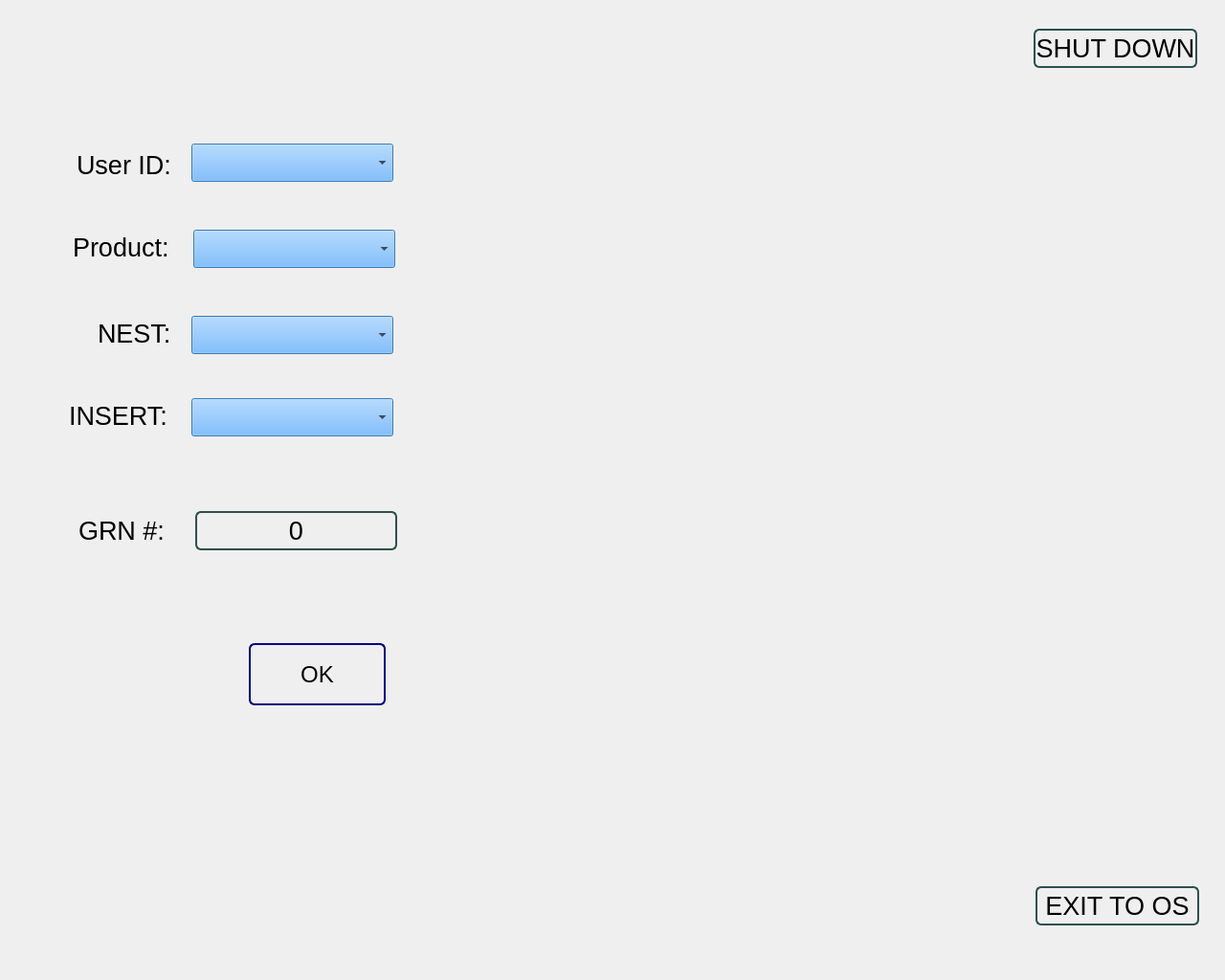
<?xml version="1.0" encoding="UTF-8"?>
<ui version="4.0">
 <class>dlg_setup_product</class>
 <widget class="QDialog" name="dlg_setup_product">
  <property name="geometry">
   <rect>
    <x>0</x>
    <y>0</y>
    <width>1280</width>
    <height>1024</height>
   </rect>
  </property>
  <property name="windowTitle">
   <string>Setup product</string>
  </property>
  <widget class="QDialogButtonBox" name="btnOK">
   <property name="geometry">
    <rect>
     <x>260</x>
     <y>672</y>
     <width>143</width>
     <height>65</height>
    </rect>
   </property>
   <property name="font">
    <font>
     <pointsize>16</pointsize>
    </font>
   </property>
   <property name="autoFillBackground">
    <bool>true</bool>
   </property>
   <property name="styleSheet">
    <string notr="true"> QPushButton {
	border-style: ridge;
     border: 2px solid DarkSlateGray;
     border-radius: 6px;
     background-color: qlineargradient(x1: 0, y1: 0, x2: 0, y2: 1,
                                       stop: 0 #f6f7fa, stop: 1 #dadbde);
     width: 140px;
     height:  65px;
	font: 24px;
 }

 QPushButton:pressed {
     background-color: qlineargradient(x1: 0, y1: 0, x2: 0, y2: 1,
                                       stop: 0 #dadbde, stop: 1 #f6f7fa);
 }

 QPushButton:!enabled {
     background-color:DarkGray;
 }


 QPushButton:default {
     border-color: navy; /* make the default button prominent */
 }</string>
   </property>
   <property name="orientation">
    <enum>Qt::Horizontal</enum>
   </property>
   <property name="standardButtons">
    <set>QDialogButtonBox::Ok</set>
   </property>
  </widget>
  <widget class="QLabel" name="lbl_gnr">
   <property name="enabled">
    <bool>true</bool>
   </property>
   <property name="geometry">
    <rect>
     <x>82</x>
     <y>536</y>
     <width>96</width>
     <height>36</height>
    </rect>
   </property>
   <property name="font">
    <font>
     <pointsize>20</pointsize>
    </font>
   </property>
   <property name="text">
    <string>GRN #:</string>
   </property>
  </widget>
  <widget class="QLabel" name="lbl_product_id">
   <property name="geometry">
    <rect>
     <x>76</x>
     <y>240</y>
     <width>106</width>
     <height>36</height>
    </rect>
   </property>
   <property name="font">
    <font>
     <pointsize>20</pointsize>
    </font>
   </property>
   <property name="text">
    <string>Product:</string>
   </property>
  </widget>
  <widget class="QComboBox" name="cb_product">
   <property name="geometry">
    <rect>
     <x>202</x>
     <y>240</y>
     <width>211</width>
     <height>40</height>
    </rect>
   </property>
   <property name="palette">
    <palette>
     <active>
      <colorrole role="Button">
       <brush brushstyle="SolidPattern">
        <color alpha="255">
         <red>85</red>
         <green>170</green>
         <blue>255</blue>
        </color>
       </brush>
      </colorrole>
      <colorrole role="Base">
       <brush brushstyle="SolidPattern">
        <color alpha="255">
         <red>85</red>
         <green>170</green>
         <blue>255</blue>
        </color>
       </brush>
      </colorrole>
      <colorrole role="Window">
       <brush brushstyle="SolidPattern">
        <color alpha="255">
         <red>85</red>
         <green>170</green>
         <blue>255</blue>
        </color>
       </brush>
      </colorrole>
     </active>
     <inactive>
      <colorrole role="Button">
       <brush brushstyle="SolidPattern">
        <color alpha="255">
         <red>85</red>
         <green>170</green>
         <blue>255</blue>
        </color>
       </brush>
      </colorrole>
      <colorrole role="Base">
       <brush brushstyle="SolidPattern">
        <color alpha="255">
         <red>85</red>
         <green>170</green>
         <blue>255</blue>
        </color>
       </brush>
      </colorrole>
      <colorrole role="Window">
       <brush brushstyle="SolidPattern">
        <color alpha="255">
         <red>85</red>
         <green>170</green>
         <blue>255</blue>
        </color>
       </brush>
      </colorrole>
     </inactive>
     <disabled>
      <colorrole role="Button">
       <brush brushstyle="SolidPattern">
        <color alpha="255">
         <red>85</red>
         <green>170</green>
         <blue>255</blue>
        </color>
       </brush>
      </colorrole>
      <colorrole role="Base">
       <brush brushstyle="SolidPattern">
        <color alpha="255">
         <red>85</red>
         <green>170</green>
         <blue>255</blue>
        </color>
       </brush>
      </colorrole>
      <colorrole role="Window">
       <brush brushstyle="SolidPattern">
        <color alpha="255">
         <red>85</red>
         <green>170</green>
         <blue>255</blue>
        </color>
       </brush>
      </colorrole>
     </disabled>
    </palette>
   </property>
   <property name="font">
    <font>
     <pointsize>20</pointsize>
    </font>
   </property>
   <property name="styleSheet">
    <string notr="true"/>
   </property>
  </widget>
  <widget class="QLabel" name="lbl_user_id">
   <property name="geometry">
    <rect>
     <x>80</x>
     <y>154</y>
     <width>106</width>
     <height>36</height>
    </rect>
   </property>
   <property name="font">
    <font>
     <pointsize>20</pointsize>
    </font>
   </property>
   <property name="text">
    <string>User ID:</string>
   </property>
  </widget>
  <widget class="QComboBox" name="cb_user">
   <property name="geometry">
    <rect>
     <x>200</x>
     <y>150</y>
     <width>211</width>
     <height>40</height>
    </rect>
   </property>
   <property name="palette">
    <palette>
     <active>
      <colorrole role="Button">
       <brush brushstyle="SolidPattern">
        <color alpha="255">
         <red>85</red>
         <green>170</green>
         <blue>255</blue>
        </color>
       </brush>
      </colorrole>
      <colorrole role="Base">
       <brush brushstyle="SolidPattern">
        <color alpha="255">
         <red>85</red>
         <green>170</green>
         <blue>255</blue>
        </color>
       </brush>
      </colorrole>
      <colorrole role="Window">
       <brush brushstyle="SolidPattern">
        <color alpha="255">
         <red>85</red>
         <green>170</green>
         <blue>255</blue>
        </color>
       </brush>
      </colorrole>
     </active>
     <inactive>
      <colorrole role="Button">
       <brush brushstyle="SolidPattern">
        <color alpha="255">
         <red>85</red>
         <green>170</green>
         <blue>255</blue>
        </color>
       </brush>
      </colorrole>
      <colorrole role="Base">
       <brush brushstyle="SolidPattern">
        <color alpha="255">
         <red>85</red>
         <green>170</green>
         <blue>255</blue>
        </color>
       </brush>
      </colorrole>
      <colorrole role="Window">
       <brush brushstyle="SolidPattern">
        <color alpha="255">
         <red>85</red>
         <green>170</green>
         <blue>255</blue>
        </color>
       </brush>
      </colorrole>
     </inactive>
     <disabled>
      <colorrole role="Button">
       <brush brushstyle="SolidPattern">
        <color alpha="255">
         <red>85</red>
         <green>170</green>
         <blue>255</blue>
        </color>
       </brush>
      </colorrole>
      <colorrole role="Base">
       <brush brushstyle="SolidPattern">
        <color alpha="255">
         <red>85</red>
         <green>170</green>
         <blue>255</blue>
        </color>
       </brush>
      </colorrole>
      <colorrole role="Window">
       <brush brushstyle="SolidPattern">
        <color alpha="255">
         <red>85</red>
         <green>170</green>
         <blue>255</blue>
        </color>
       </brush>
      </colorrole>
     </disabled>
    </palette>
   </property>
   <property name="font">
    <font>
     <pointsize>20</pointsize>
    </font>
   </property>
   <property name="styleSheet">
    <string notr="true"/>
   </property>
  </widget>
  <widget class="QPushButton" name="btn_exit_os">
   <property name="enabled">
    <bool>true</bool>
   </property>
   <property name="geometry">
    <rect>
     <x>1082</x>
     <y>926</y>
     <width>171</width>
     <height>41</height>
    </rect>
   </property>
   <property name="font">
    <font>
     <pointsize>20</pointsize>
    </font>
   </property>
   <property name="styleSheet">
    <string notr="true"> QPushButton {
	border-style: ridge;
     border: 2px solid DarkSlateGray;
     border-radius: 6px;
     background-color: qlineargradient(x1: 0, y1: 0, x2: 0, y2: 1,
                                       stop: 0 #f6f7fa, stop: 1 #dadbde);
 }

 QPushButton:pressed {
     background-color: qlineargradient(x1: 0, y1: 0, x2: 0, y2: 1,
                                       stop: 0 #dadbde, stop: 1 #f6f7fa);
 }

 QPushButton:!enabled {
     background-color:DarkGray;
 }
</string>
   </property>
   <property name="text">
    <string>EXIT TO OS</string>
   </property>
  </widget>
  <widget class="QPushButton" name="btn_shut_down">
   <property name="enabled">
    <bool>true</bool>
   </property>
   <property name="geometry">
    <rect>
     <x>1080</x>
     <y>30</y>
     <width>171</width>
     <height>41</height>
    </rect>
   </property>
   <property name="font">
    <font>
     <pointsize>20</pointsize>
    </font>
   </property>
   <property name="styleSheet">
    <string notr="true"> QPushButton {
	border-style: ridge;
     border: 2px solid DarkSlateGray;
     border-radius: 6px;
     background-color: qlineargradient(x1: 0, y1: 0, x2: 0, y2: 1,
                                       stop: 0 #f6f7fa, stop: 1 #dadbde);
 }

 QPushButton:pressed {
     background-color: qlineargradient(x1: 0, y1: 0, x2: 0, y2: 1,
                                       stop: 0 #dadbde, stop: 1 #f6f7fa);
 }

 QPushButton:!enabled {
     background-color:DarkGray;
 }
</string>
   </property>
   <property name="text">
    <string>SHUT DOWN</string>
   </property>
  </widget>
  <widget class="QPushButton" name="btn_grn">
   <property name="enabled">
    <bool>true</bool>
   </property>
   <property name="geometry">
    <rect>
     <x>204</x>
     <y>534</y>
     <width>211</width>
     <height>41</height>
    </rect>
   </property>
   <property name="font">
    <font>
     <pointsize>20</pointsize>
    </font>
   </property>
   <property name="styleSheet">
    <string notr="true"> QPushButton {
	border-style: ridge;
     border: 2px solid DarkSlateGray;
     border-radius: 6px;
     background-color: qlineargradient(x1: 0, y1: 0, x2: 0, y2: 1,
                                       stop: 0 #f6f7fa, stop: 1 #dadbde);
 }

 QPushButton:pressed {
     background-color: qlineargradient(x1: 0, y1: 0, x2: 0, y2: 1,
                                       stop: 0 #dadbde, stop: 1 #f6f7fa);
 }

 QPushButton:!enabled {
     background-color:DarkGray;
 }
</string>
   </property>
   <property name="text">
    <string>0</string>
   </property>
  </widget>
  <widget class="QLabel" name="lbl_nest_id">
   <property name="geometry">
    <rect>
     <x>102</x>
     <y>330</y>
     <width>79</width>
     <height>36</height>
    </rect>
   </property>
   <property name="font">
    <font>
     <pointsize>20</pointsize>
    </font>
   </property>
   <property name="text">
    <string>NEST:</string>
   </property>
  </widget>
  <widget class="QComboBox" name="cb_nest">
   <property name="geometry">
    <rect>
     <x>200</x>
     <y>330</y>
     <width>211</width>
     <height>40</height>
    </rect>
   </property>
   <property name="palette">
    <palette>
     <active>
      <colorrole role="Button">
       <brush brushstyle="SolidPattern">
        <color alpha="255">
         <red>85</red>
         <green>170</green>
         <blue>255</blue>
        </color>
       </brush>
      </colorrole>
      <colorrole role="Base">
       <brush brushstyle="SolidPattern">
        <color alpha="255">
         <red>85</red>
         <green>170</green>
         <blue>255</blue>
        </color>
       </brush>
      </colorrole>
      <colorrole role="Window">
       <brush brushstyle="SolidPattern">
        <color alpha="255">
         <red>85</red>
         <green>170</green>
         <blue>255</blue>
        </color>
       </brush>
      </colorrole>
     </active>
     <inactive>
      <colorrole role="Button">
       <brush brushstyle="SolidPattern">
        <color alpha="255">
         <red>85</red>
         <green>170</green>
         <blue>255</blue>
        </color>
       </brush>
      </colorrole>
      <colorrole role="Base">
       <brush brushstyle="SolidPattern">
        <color alpha="255">
         <red>85</red>
         <green>170</green>
         <blue>255</blue>
        </color>
       </brush>
      </colorrole>
      <colorrole role="Window">
       <brush brushstyle="SolidPattern">
        <color alpha="255">
         <red>85</red>
         <green>170</green>
         <blue>255</blue>
        </color>
       </brush>
      </colorrole>
     </inactive>
     <disabled>
      <colorrole role="Button">
       <brush brushstyle="SolidPattern">
        <color alpha="255">
         <red>85</red>
         <green>170</green>
         <blue>255</blue>
        </color>
       </brush>
      </colorrole>
      <colorrole role="Base">
       <brush brushstyle="SolidPattern">
        <color alpha="255">
         <red>85</red>
         <green>170</green>
         <blue>255</blue>
        </color>
       </brush>
      </colorrole>
      <colorrole role="Window">
       <brush brushstyle="SolidPattern">
        <color alpha="255">
         <red>85</red>
         <green>170</green>
         <blue>255</blue>
        </color>
       </brush>
      </colorrole>
     </disabled>
    </palette>
   </property>
   <property name="font">
    <font>
     <pointsize>20</pointsize>
    </font>
   </property>
   <property name="styleSheet">
    <string notr="true"/>
   </property>
  </widget>
  <widget class="QComboBox" name="cb_insert">
   <property name="geometry">
    <rect>
     <x>200</x>
     <y>416</y>
     <width>211</width>
     <height>40</height>
    </rect>
   </property>
   <property name="palette">
    <palette>
     <active>
      <colorrole role="Button">
       <brush brushstyle="SolidPattern">
        <color alpha="255">
         <red>85</red>
         <green>170</green>
         <blue>255</blue>
        </color>
       </brush>
      </colorrole>
      <colorrole role="Base">
       <brush brushstyle="SolidPattern">
        <color alpha="255">
         <red>85</red>
         <green>170</green>
         <blue>255</blue>
        </color>
       </brush>
      </colorrole>
      <colorrole role="Window">
       <brush brushstyle="SolidPattern">
        <color alpha="255">
         <red>85</red>
         <green>170</green>
         <blue>255</blue>
        </color>
       </brush>
      </colorrole>
     </active>
     <inactive>
      <colorrole role="Button">
       <brush brushstyle="SolidPattern">
        <color alpha="255">
         <red>85</red>
         <green>170</green>
         <blue>255</blue>
        </color>
       </brush>
      </colorrole>
      <colorrole role="Base">
       <brush brushstyle="SolidPattern">
        <color alpha="255">
         <red>85</red>
         <green>170</green>
         <blue>255</blue>
        </color>
       </brush>
      </colorrole>
      <colorrole role="Window">
       <brush brushstyle="SolidPattern">
        <color alpha="255">
         <red>85</red>
         <green>170</green>
         <blue>255</blue>
        </color>
       </brush>
      </colorrole>
     </inactive>
     <disabled>
      <colorrole role="Button">
       <brush brushstyle="SolidPattern">
        <color alpha="255">
         <red>85</red>
         <green>170</green>
         <blue>255</blue>
        </color>
       </brush>
      </colorrole>
      <colorrole role="Base">
       <brush brushstyle="SolidPattern">
        <color alpha="255">
         <red>85</red>
         <green>170</green>
         <blue>255</blue>
        </color>
       </brush>
      </colorrole>
      <colorrole role="Window">
       <brush brushstyle="SolidPattern">
        <color alpha="255">
         <red>85</red>
         <green>170</green>
         <blue>255</blue>
        </color>
       </brush>
      </colorrole>
     </disabled>
    </palette>
   </property>
   <property name="font">
    <font>
     <pointsize>20</pointsize>
    </font>
   </property>
   <property name="styleSheet">
    <string notr="true"/>
   </property>
  </widget>
  <widget class="QLabel" name="lbl_insert_id">
   <property name="geometry">
    <rect>
     <x>72</x>
     <y>416</y>
     <width>103</width>
     <height>36</height>
    </rect>
   </property>
   <property name="font">
    <font>
     <pointsize>20</pointsize>
    </font>
   </property>
   <property name="text">
    <string>INSERT:</string>
   </property>
  </widget>
 </widget>
 <resources/>
 <connections>
  <connection>
   <sender>btnOK</sender>
   <signal>accepted()</signal>
   <receiver>dlg_setup_product</receiver>
   <slot>accept()</slot>
   <hints>
    <hint type="sourcelabel">
     <x>361</x>
     <y>705</y>
    </hint>
    <hint type="destinationlabel">
     <x>485</x>
     <y>706</y>
    </hint>
   </hints>
  </connection>
  <connection>
   <sender>cb_product</sender>
   <signal>currentIndexChanged(int)</signal>
   <receiver>dlg_setup_product</receiver>
   <slot>cb_product_index_change()</slot>
   <hints>
    <hint type="sourcelabel">
     <x>412</x>
     <y>275</y>
    </hint>
    <hint type="destinationlabel">
     <x>455</x>
     <y>260</y>
    </hint>
   </hints>
  </connection>
  <connection>
   <sender>cb_user</sender>
   <signal>currentIndexChanged(int)</signal>
   <receiver>dlg_setup_product</receiver>
   <slot>cb_user_index_change()</slot>
   <hints>
    <hint type="sourcelabel">
     <x>410</x>
     <y>189</y>
    </hint>
    <hint type="destinationlabel">
     <x>447</x>
     <y>172</y>
    </hint>
   </hints>
  </connection>
  <connection>
   <sender>btn_shut_down</sender>
   <signal>clicked()</signal>
   <receiver>dlg_setup_product</receiver>
   <slot>btn_shut_down_click()</slot>
   <hints>
    <hint type="sourcelabel">
     <x>1734</x>
     <y>123</y>
    </hint>
    <hint type="destinationlabel">
     <x>1606</x>
     <y>128</y>
    </hint>
   </hints>
  </connection>
  <connection>
   <sender>btn_exit_os</sender>
   <signal>clicked()</signal>
   <receiver>dlg_setup_product</receiver>
   <slot>btn_exit_os_click()</slot>
   <hints>
    <hint type="sourcelabel">
     <x>1742</x>
     <y>979</y>
    </hint>
    <hint type="destinationlabel">
     <x>1626</x>
     <y>975</y>
    </hint>
   </hints>
  </connection>
  <connection>
   <sender>btn_grn</sender>
   <signal>clicked()</signal>
   <receiver>dlg_setup_product</receiver>
   <slot>btn_grn_click()</slot>
   <hints>
    <hint type="sourcelabel">
     <x>256</x>
     <y>574</y>
    </hint>
    <hint type="destinationlabel">
     <x>489</x>
     <y>558</y>
    </hint>
   </hints>
  </connection>
  <connection>
   <sender>cb_nest</sender>
   <signal>currentIndexChanged(int)</signal>
   <receiver>dlg_setup_product</receiver>
   <slot>cb_nest_index_change()</slot>
   <hints>
    <hint type="sourcelabel">
     <x>324</x>
     <y>349</y>
    </hint>
    <hint type="destinationlabel">
     <x>451</x>
     <y>351</y>
    </hint>
   </hints>
  </connection>
  <connection>
   <sender>cb_insert</sender>
   <signal>currentIndexChanged(int)</signal>
   <receiver>dlg_setup_product</receiver>
   <slot>cb_insert_index_change()</slot>
   <hints>
    <hint type="sourcelabel">
     <x>343</x>
     <y>440</y>
    </hint>
    <hint type="destinationlabel">
     <x>448</x>
     <y>441</y>
    </hint>
   </hints>
  </connection>
 </connections>
 <slots>
  <slot>cb_product_index_change()</slot>
  <slot>le_grn_change()</slot>
  <slot>cb_user_index_change()</slot>
  <slot>btn_shut_down_click()</slot>
  <slot>btn_exit_os_click()</slot>
  <slot>btn_grn_click()</slot>
  <slot>cb_nest_index_change()</slot>
  <slot>cb_insert_index_change()</slot>
 </slots>
</ui>
